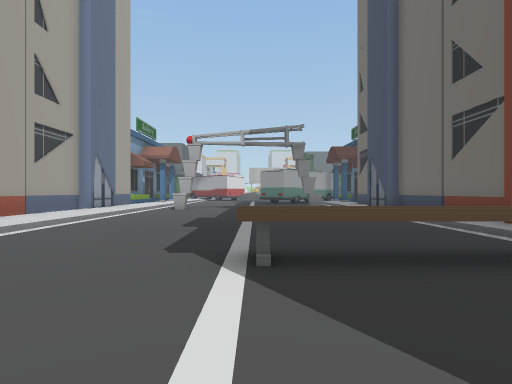
View 1 (above)

19 first-person views from a walk through a Unity game level. The camera is 1.2 m above the floor, looks level and sees 75° across. The floor is counted in squares, 2 m on a side. Each view is taken from the middle of a square. On the plan, view 1 faces up. The plan holds only what a view shows up to about 10 squares ahead; the rest is blank. The place goes on beyond the plan.

View 2
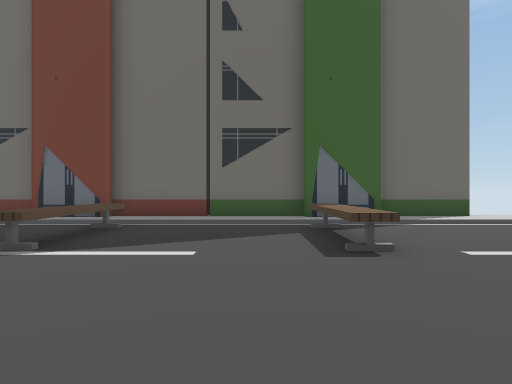

View 3
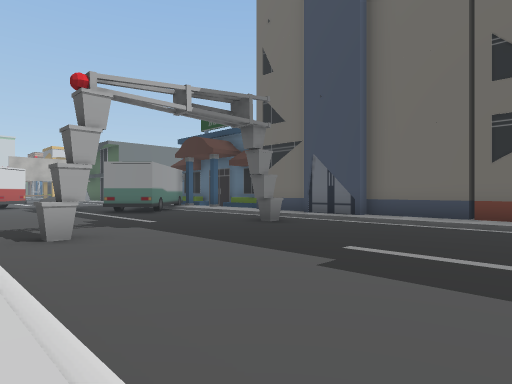

View 4
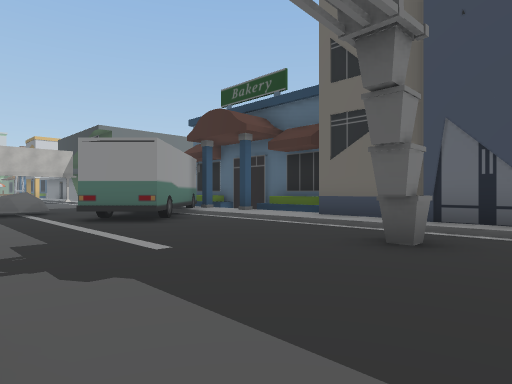

View 5
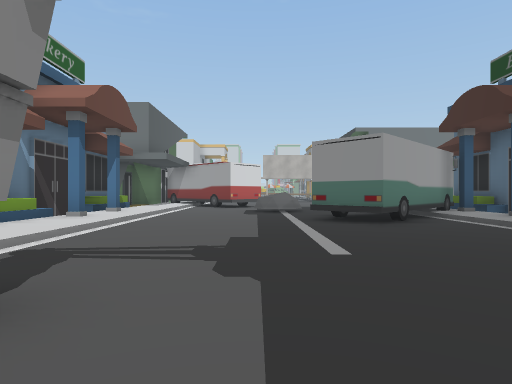

View 6
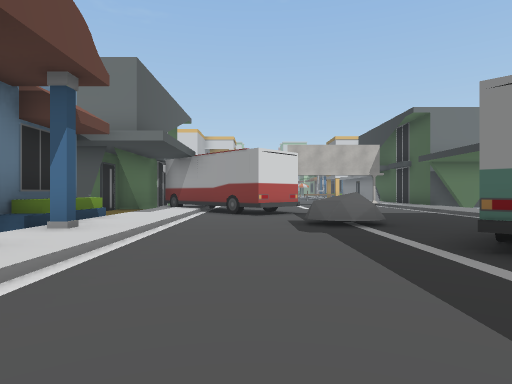

View 7
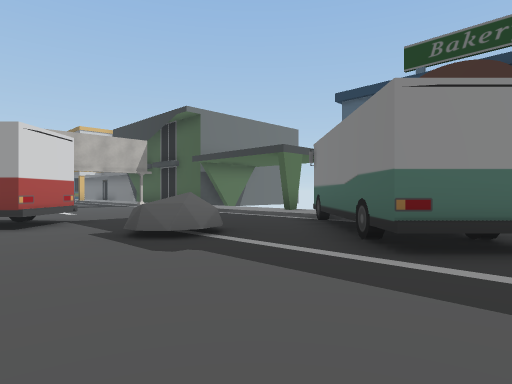

View 8
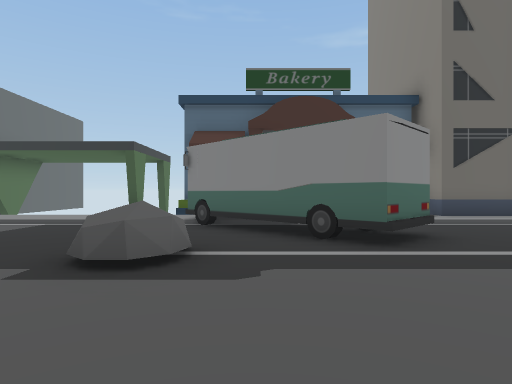

View 9
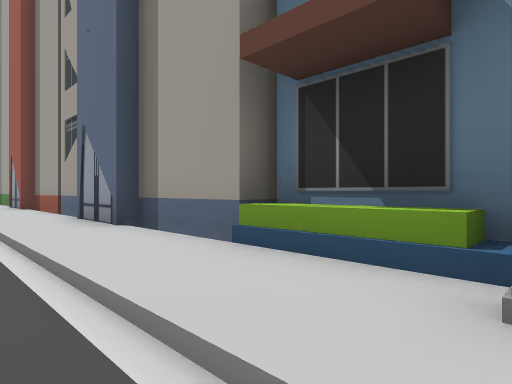

View 10
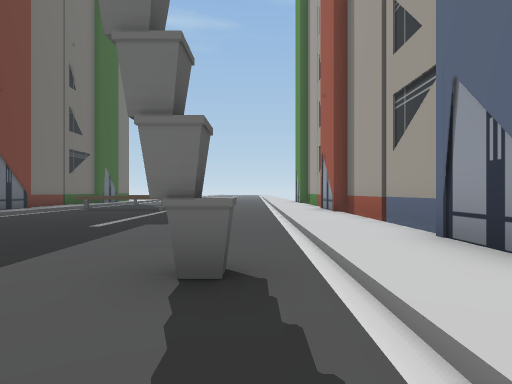

View 11
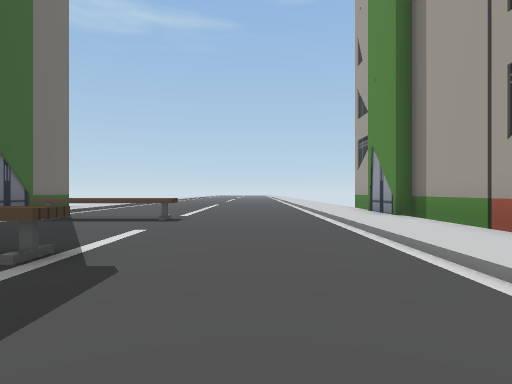

View 12
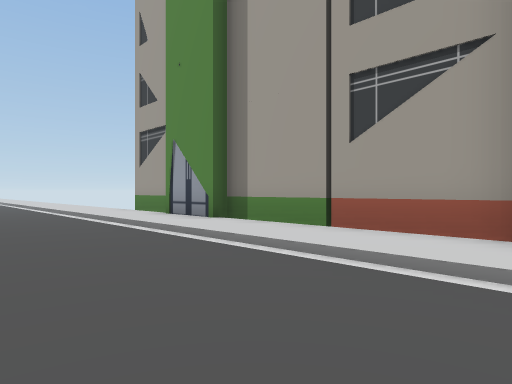

View 13
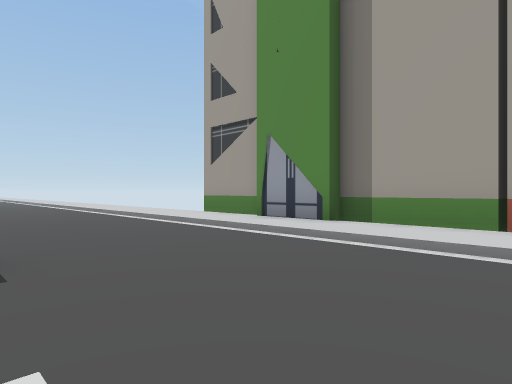

View 14
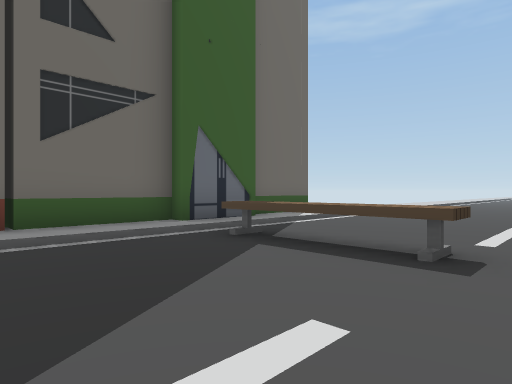

View 15
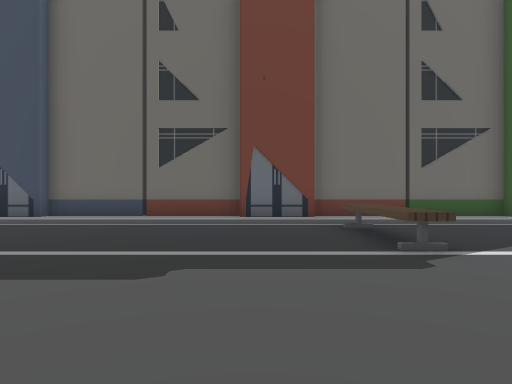

View 16
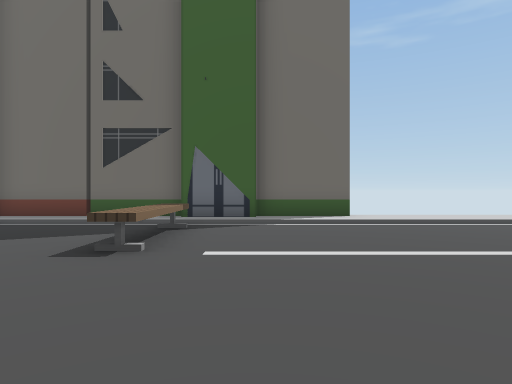

View 17
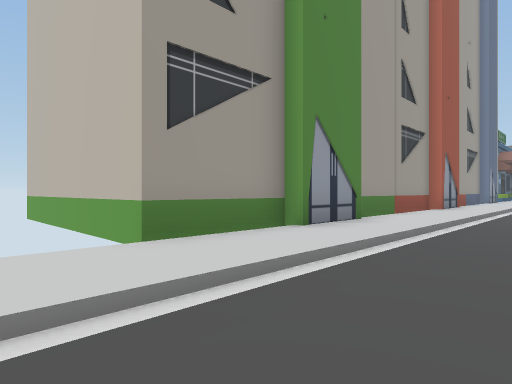

View 18
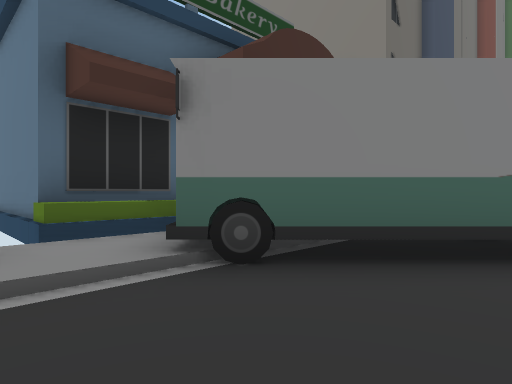

View 19
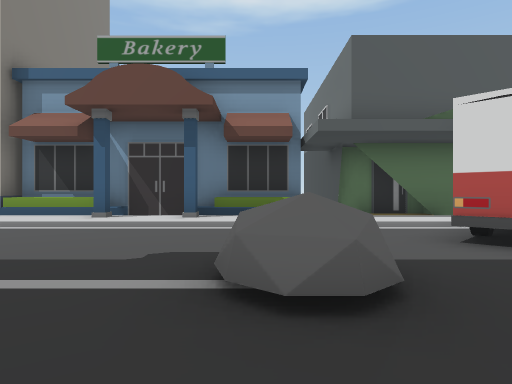

### Floor plan
Key: @ floor where view 1 was taken; # wall or solid block; . main floor; : floor 0.25 m higher than the main floor; B building; E bench; R rock; U bus; O other object.
Columns run from 8 left of view 1 to 7 right of it. Each row starts with its distance up from view 1.
 24   #::UU.....:
 23   #::.UU....:
 22 ###::.......:#
 21   B::...R...:BBB
 20   B::..RR..UUBB
 19   B::.....UUUBB
 18   B :....UUU:BB
 17   BB:...UUU.:BB
 16   B::....U..:BB
 15   B::.......:BB
 14 BBB::.......:BBB
 13   B::.......:B
 12    B:O....O.B
 11    B:.......B
 10   B::.......:B
  9   B::.......:B
  8   B::.......:B
  7   B::.......:B
  6   B::.......:B
  5    B:.......B
  4    B:.......B
  3   B::...EEEE:B
  2   B::.......:B
  1   B::.......:B
  0   B::...@...:B
 -1   B::...EEE.:B
 -2    B:.......B
 -3    B:.......B
 -4   B::.......:B
 -5 BBB::.......:B
 -6    ::.......:
 -7    ::.......:

Where each view was taken, in squares from view 1:
view 1: 0 up, 0 right, facing up
view 2: 0 up, 4 left, facing right
view 3: 6 up, 4 left, facing up-right
view 4: 10 up, 2 left, facing up-right
view 5: 10 up, 1 left, facing up
view 6: 14 up, 2 left, facing up
view 7: 16 up, 3 left, facing up-right
view 8: 19 up, 4 left, facing right
view 9: 17 up, 3 left, facing down-left
view 10: 14 up, 3 left, facing down
view 11: 6 up, 2 left, facing down
view 12: 4 up, 1 left, facing down-left
view 13: 2 up, 0 right, facing down-left
view 14: 2 up, 1 left, facing down-right
view 15: 5 up, 4 left, facing right
view 16: 3 down, 4 left, facing right
view 17: 7 down, 2 left, facing up-left
view 18: 22 up, 1 right, facing down-right
view 19: 20 up, 2 right, facing left
